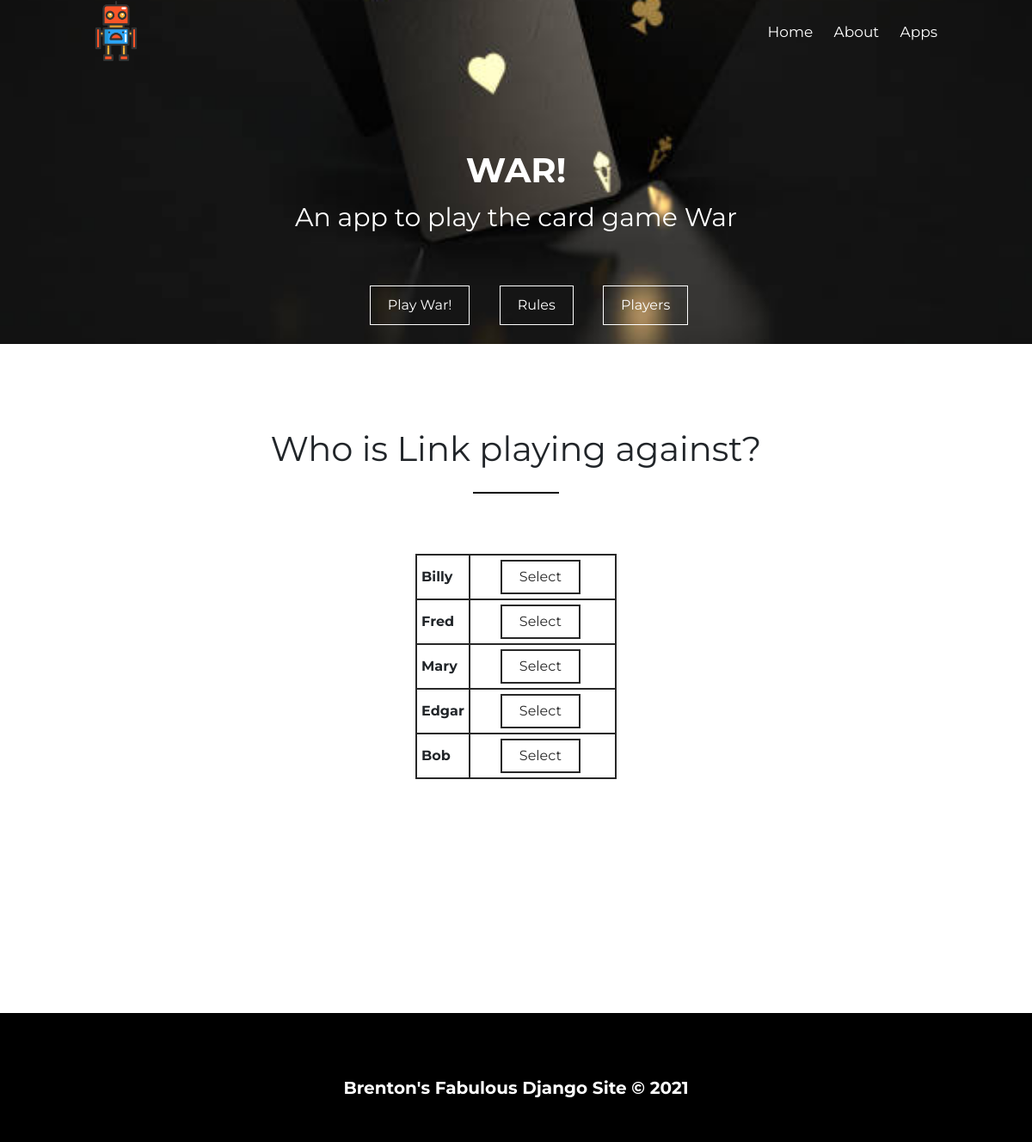
/war/play/4, run on the app's committed database.
### War/models.py (models this page shows, shortened)
class Player(models.Model):
    name = models.CharField(max_length=30)
    wins = models.IntegerField(default=0)
    losses = models.IntegerField(default=0)
    players = models.Manager()

### War/views.py (the view)
# urls.py: path('play/<int:id>', views.player2, name="player2"),
def player2(request, id):
    players = Player.players.all()
    player1 = Player.players.get(id=id)
    context = {
        'players': players,
        'player1': player1,
        }
    return render(request, 'War/player2.html', context)

### War/templates/War/player2.html
{% extends 'War/war_base.html' %}
{% load static %}
{% block pagetop-css %}cover-war-short{% endblock%}
{% block templatecontent %}
<section>
    <br><br>
    <h2 class="sub-title">Who is {{ player1.name }} playing against?</h2>
    <table class="player-table">
        {% for player in players %}
            {% if player.id != player1.id %}
                <tr>
                    <td class="bold">{{ player.name }}</td>
                    <td class="table-btn"><a href="{{player1.id}}/{{ player.id }}"><button class="contact-btn form-btn">Select</button></a></td>
                </tr>
            {% endif %}
        {% endfor %}
    </table>
    <br><br><br><br><br><br><br><br><br><br><br><br><br><br><br><br><br>
</section>
{% endblock %}

### static/css/styles.css (style rules this page uses)
html,body,div,span,applet,object,iframe,h1,h2,h3,h4,h5,h6,p,blockquote,pre,a,abbr,acronym,address,big,cite, code,del,dfn,em,img,ins,kbd,q,s,samp,small,strike,strong,sub,sup,tt,var,b,u,i,center,dl,dt,dd,ol,ul,li,fieldset, form,label,legend,table,caption,tbody,tfoot,thead,tr,th,td,article,aside,canvas,details,embed,figure,figcaption, footer,header,hgroup,menu,nav,output,ruby,section,summary,time,mark,audio,video { margin: 0; padding: 0; border: 0; font-size: 100%; font: inherit; vertical-align: baseline; }
article,aside,details,figcaption,figure,footer,header,hgroup,menu,nav,section { display: block; }
body { line-height: 1; font-family: "Montserrat", sans-serif; }
* { box-sizing: border-box; outline: 0; }
.portfolio-btn, .contact-btn { margin: 0 auto; display: inline-block; padding: 10px 20px; border: 1px solid white; background: transparent; color: white; text-decoration: none; transition: 0.3s; }
.contact-btn { margin-left: 30px; }
h2.sub-title { position: relative; display: block; margin: 70px auto; text-align: center; font-size: 40px; line-height: 40px; }
h2.sub-title::after { display: block; height: 2px; background-color: black; content: ""; width: 100px; margin: 30px auto 0 auto; }
button.form-btn { border: 2px solid #282828; color: #282828; }

### War/static/War/war.css (style rules this page uses)
table, th, td.player-table { margin: auto; }
.bold { font-weight: bold; }
table, th, td { border: 2px solid #282828; padding: 5px; }
.table-btn { padding-bottom: 5px; padding-right: 40px; white-space: nowrap; }

### data on the page
Player: name "Link"
Player: name "Billy"
Player: name "Fred"
Player: name "Mary"
Player: name "Edgar"
Player: name "Bob"
